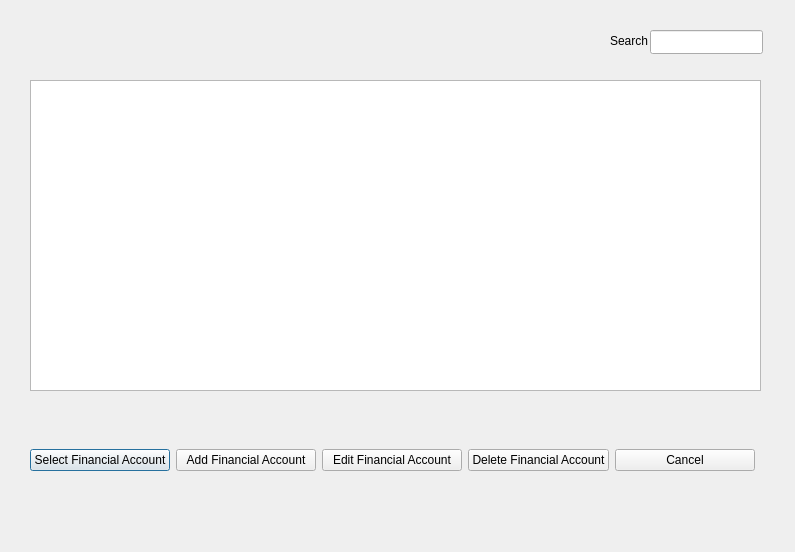
<?xml version="1.0" encoding="UTF-8"?>
<ui version="4.0">
 <class>FinancialAccountSelectionView</class>
 <widget class="QDialog" name="FinancialAccountSelectionView">
  <property name="geometry">
   <rect>
    <x>0</x>
    <y>0</y>
    <width>795</width>
    <height>552</height>
   </rect>
  </property>
  <property name="windowTitle">
   <string>FinancialAccountSelectionView</string>
  </property>
  <widget class="QWidget" name="horizontalLayoutWidget">
   <property name="geometry">
    <rect>
     <x>30</x>
     <y>420</y>
     <width>725</width>
     <height>80</height>
    </rect>
   </property>
   <layout class="QHBoxLayout" name="horizontalLayout">
    <item>
     <widget class="QPushButton" name="selectFinancialAccountButton">
      <property name="text">
       <string>Select Financial Account</string>
      </property>
     </widget>
    </item>
    <item>
     <widget class="QPushButton" name="addFinancialAccountButton">
      <property name="text">
       <string>Add Financial Account</string>
      </property>
     </widget>
    </item>
    <item>
     <widget class="QPushButton" name="editFinancialAccountButton">
      <property name="text">
       <string>Edit Financial Account</string>
      </property>
     </widget>
    </item>
    <item>
     <widget class="QPushButton" name="deleteFinancialAccountButton">
      <property name="text">
       <string>Delete Financial Account</string>
      </property>
     </widget>
    </item>
    <item>
     <widget class="QPushButton" name="cancelFinancialAccountButton">
      <property name="text">
       <string>Cancel</string>
      </property>
     </widget>
    </item>
   </layout>
  </widget>
  <widget class="QTableWidget" name="financialAccountsTable">
   <property name="geometry">
    <rect>
     <x>30</x>
     <y>80</y>
     <width>731</width>
     <height>311</height>
    </rect>
   </property>
  </widget>
  <widget class="QLabel" name="label">
   <property name="geometry">
    <rect>
     <x>610</x>
     <y>30</y>
     <width>41</width>
     <height>21</height>
    </rect>
   </property>
   <property name="text">
    <string>Search</string>
   </property>
  </widget>
  <widget class="QLineEdit" name="searchEdit">
   <property name="geometry">
    <rect>
     <x>650</x>
     <y>30</y>
     <width>113</width>
     <height>24</height>
    </rect>
   </property>
  </widget>
 </widget>
 <resources/>
 <connections/>
</ui>
